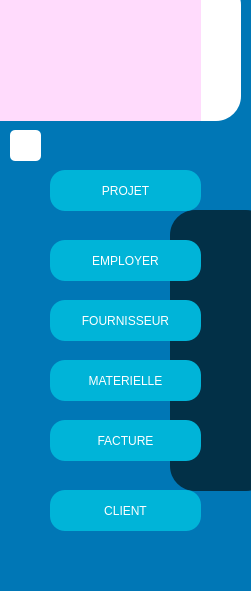
     <widget class="QWidget" name="left_menu" native="true">
      <property name="geometry">
       <rect>
        <x>0</x>
        <y>0</y>
        <width>251</width>
        <height>591</height>
       </rect>
      </property>
      <property name="styleSheet">
       <string notr="true">background-color:#0077b6;</string>
      </property>
      <widget class="QPushButton" name="employer">
       <property name="geometry">
        <rect>
         <x>50</x>
         <y>240</y>
         <width>151</width>
         <height>41</height>
        </rect>
       </property>
       <property name="styleSheet">
        <string notr="true">



QPushButton{
border-radius:15px;
background-color:#00b4d8;
/*background-color:rgb(206, 212, 84);*/
color:rgb(255, 255, 255);
font: 75 12pt &quot;System&quot;;

}
QPushButton:hover{
background-color:#90e0ef;
font: 75 12pt &quot;System&quot;;
color:rgb(255, 255, 255);

}
QPushButton:pressed{
background-color:#90e0ef;
font: 75 12pt &quot;System&quot;;
color:white;

}</string>
       </property>
       <property name="text">
        <string>EMPLOYER</string>
       </property>
       <property name="icon">
        <iconset resource="res.qrc">
         <normaloff>:/prefix/new/res/img_501696.png</normaloff>:/prefix/new/res/img_501696.png</iconset>
       </property>
      </widget>
      <widget class="QPushButton" name="fournisseur">
       <property name="geometry">
        <rect>
         <x>50</x>
         <y>300</y>
         <width>151</width>
         <height>41</height>
        </rect>
       </property>
       <property name="styleSheet">
        <string notr="true">


QPushButton{
border-radius:15px;
background-color:#00b4d8;
/*background-color:rgb(206, 212, 84);*/
color:rgb(255, 255, 255);
font: 75 12pt &quot;System&quot;;

}
QPushButton:hover{
background-color:#90e0ef;
font: 75 12pt &quot;System&quot;;
color:rgb(255, 255, 255);

}
QPushButton:pressed{
background-color:#90e0ef;
font: 75 12pt &quot;System&quot;;
color:white;

}</string>
       </property>
       <property name="text">
        <string>FOURNISSEUR</string>
       </property>
       <property name="icon">
        <iconset resource="res.qrc">
         <normaloff>:/prefix/new/res/truck.png</normaloff>:/prefix/new/res/truck.png</iconset>
       </property>
      </widget>
      <widget class="QPushButton" name="materielle">
       <property name="geometry">
        <rect>
         <x>50</x>
         <y>360</y>
         <width>151</width>
         <height>41</height>
        </rect>
       </property>
       <property name="styleSheet">
        <string notr="true">


QPushButton{
border-radius:15px;
background-color:#00b4d8;
/*background-color:rgb(206, 212, 84);*/
color:rgb(255, 255, 255);
font: 75 12pt &quot;System&quot;;

}
QPushButton:hover{
background-color:#90e0ef;
font: 75 12pt &quot;System&quot;;
color:rgb(255, 255, 255);

}
QPushButton:pressed{
background-color:#90e0ef;
font: 75 12pt &quot;System&quot;;
color:white;

}</string>
       </property>
       <property name="text">
        <string>MATERIELLE</string>
       </property>
       <property name="icon">
        <iconset resource="res.qrc">
         <normaloff>:/prefix/new/res/hummer-with-screwdriver-icon-vector-19696085-removebg-preview.png</normaloff>:/prefix/new/res/hummer-with-screwdriver-icon-vector-19696085-removebg-preview.png</iconset>
       </property>
      </widget>
      <widget class="QPushButton" name="facture">
       <property name="geometry">
        <rect>
         <x>50</x>
         <y>420</y>
         <width>151</width>
         <height>41</height>
        </rect>
       </property>
       <property name="styleSheet">
        <string notr="true">


QPushButton{
border-radius:15px;
background-color:#00b4d8;
/*background-color:rgb(206, 212, 84);*/
color:rgb(255, 255, 255);
font: 75 12pt &quot;System&quot;;

}
QPushButton:hover{
background-color:#90e0ef;
font: 75 12pt &quot;System&quot;;
color:rgb(255, 255, 255);

}
QPushButton:pressed{
background-color:#90e0ef;
font: 75 12pt &quot;System&quot;;
color:white;

}</string>
       </property>
       <property name="text">
        <string>FACTURE</string>
       </property>
       <property name="icon">
        <iconset resource="res.qrc">
         <normaloff>:/prefix/new/res/2205928-icone-de-facture-de-paiement-gratuit-vectoriel-removebg-preview.png</normaloff>:/prefix/new/res/2205928-icone-de-facture-de-paiement-gratuit-vectoriel-removebg-preview.png</iconset>
       </property>
      </widget>
      <widget class="QPushButton" name="client">
       <property name="geometry">
        <rect>
         <x>50</x>
         <y>490</y>
         <width>151</width>
         <height>41</height>
        </rect>
       </property>
       <property name="styleSheet">
        <string notr="true">

QPushButton{
border-radius:15px;
background-color:#00b4d8;
/*background-color:rgb(206, 212, 84);*/
color:rgb(255, 255, 255);
font: 75 12pt &quot;System&quot;;

}
QPushButton:hover{
background-color:#90e0ef;
font: 75 12pt &quot;System&quot;;
color:rgb(255, 255, 255);

}
QPushButton:pressed{
background-color:#90e0ef;
font: 75 12pt &quot;System&quot;;
color:white;

}</string>
       </property>
       <property name="text">
        <string>CLIENT</string>
       </property>
       <property name="icon">
        <iconset resource="res.qrc">
         <normaloff>:/prefix/new/res/users.png</normaloff>:/prefix/new/res/users.png</iconset>
       </property>
      </widget>
      <widget class="QPushButton" name="projet">
       <property name="geometry">
        <rect>
         <x>50</x>
         <y>170</y>
         <width>151</width>
         <height>41</height>
        </rect>
       </property>
       <property name="styleSheet">
        <string notr="true">

QPushButton{
border-radius:15px;
background-color:#00b4d8;
/*background-color:rgb(206, 212, 84);*/
color:rgb(255, 255, 255);
font: 75 12pt &quot;System&quot;;

}
QPushButton:hover{
background-color:#90e0ef;
font: 75 12pt &quot;System&quot;;
color:rgb(255, 255, 255);

}
QPushButton:pressed{
background-color:#90e0ef;
font: 75 12pt &quot;System&quot;;
color:white;

}</string>
       </property>
       <property name="text">
        <string>PROJET</string>
       </property>
       <property name="icon">
        <iconset resource="res.qrc">
         <normaloff>:/prefix/new/res/home.png</normaloff>:/prefix/new/res/home.png</iconset>
       </property>
      </widget>
      <widget class="QLabel" name="label_3">
       <property name="geometry">
        <rect>
         <x>-40</x>
         <y>0</y>
         <width>241</width>
         <height>121</height>
        </rect>
       </property>
       <property name="styleSheet">
        <string notr="true">background-color:rgb(255, 219, 252);</string>
       </property>
       <property name="text">
        <string/>
       </property>
       <property name="pixmap">
        <pixmap resource="res.qrc">:/prefix/new/res/constop.png</pixmap>
       </property>
      </widget>
      <widget class="QLabel" name="label_25">
       <property name="geometry">
        <rect>
         <x>170</x>
         <y>210</y>
         <width>101</width>
         <height>281</height>
        </rect>
       </property>
       <property name="styleSheet">
        <string notr="true">border-radius:25px;
background-color:#023047;</string>
       </property>
       <property name="text">
        <string/>
       </property>
      </widget>
      <widget class="QLabel" name="label">
       <property name="geometry">
        <rect>
         <x>-30</x>
         <y>-20</y>
         <width>271</width>
         <height>141</height>
        </rect>
       </property>
       <property name="styleSheet">
        <string notr="true">border-radius:25px;
background-color:white;</string>
       </property>
       <property name="text">
        <string/>
       </property>
      </widget>
      <widget class="QPushButton" name="pushButton">
       <property name="geometry">
        <rect>
         <x>10</x>
         <y>130</y>
         <width>31</width>
         <height>31</height>
        </rect>
       </property>
       <property name="styleSheet">
        <string notr="true">background-color:white;
border-radius:5px;</string>
       </property>
       <property name="text">
        <string/>
       </property>
       <property name="icon">
        <iconset resource="res.qrc">
         <normaloff>:/prefix/new/res/menu.png</normaloff>:/prefix/new/res/menu.png</iconset>
       </property>
      </widget>
      <zorder>label</zorder>
      <zorder>label_3</zorder>
      <zorder>label_25</zorder>
      <zorder>employer</zorder>
      <zorder>fournisseur</zorder>
      <zorder>materielle</zorder>
      <zorder>facture</zorder>
      <zorder>client</zorder>
      <zorder>projet</zorder>
      <zorder>pushButton</zorder>
     </widget>
